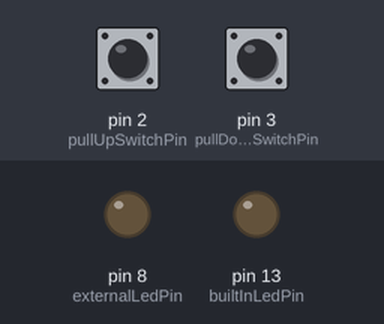
Recording of a sketch running on a simulated Arduino Uno, built with avr-gcc and run on an emulated ATmega328P. Shown: output pins drawn as LEDs (lit = HIGH). The inputs (shaded band) are chosen by the test bench; at power-on: pin 2 (pullUpSwitchPin) HIGH, pin 3 (pullDownSwitchPin) LOW.

Above: at 1.2 s.
1.3 s: pin 2 (pullUpSwitchPin) pulled LOW for 0.15 s
At 1.37 s:
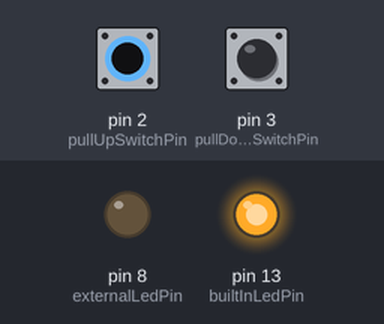
2.9 s: pin 3 (pullDownSwitchPin) pulled HIGH for 0.15 s
At 2.97 s:
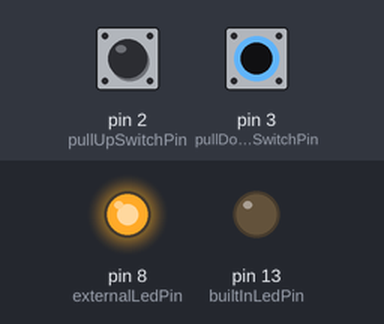
4.5 s: pin 3 (pullDownSwitchPin) pulled HIGH for 3.2 s
At 8.1 s:
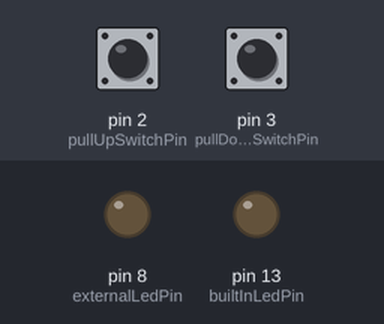
9.2 s: pin 2 (pullUpSwitchPin) pulled LOW for 3.2 s
At 10.5 s:
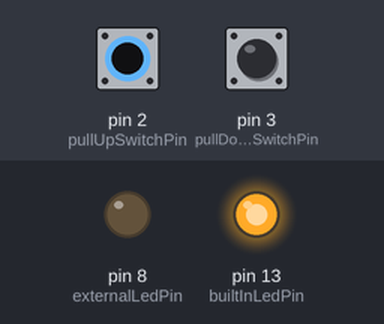
13.9 s: pin 2 (pullUpSwitchPin) driven LOW and pin 3 (pullDownSwitchPin) driven HIGH
At 15.3 s:
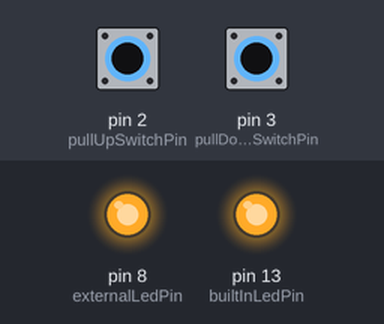
Timing chart, 0 to 16.4 s (numbered marks = the images above; inputs shaded):
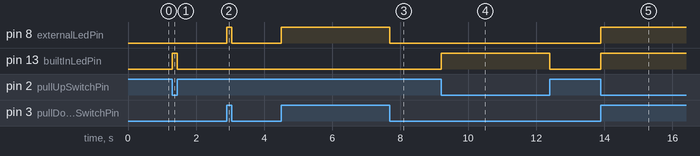

Measured:
- after the input at 1.3 s, pin 13 (builtInLedPin): LOW → HIGH at once, → LOW 0.15 s later
- after the input at 2.9 s, pin 8 (externalLedPin): LOW → HIGH at once, → LOW 0.15 s later
- after the input at 4.5 s, pin 8 (externalLedPin): LOW → HIGH at once, → LOW 3.2 s later
- after the input at 9.2 s, pin 13 (builtInLedPin): LOW → HIGH at once, → LOW 3.2 s later
- after the input at 13.9 s, pin 8 (externalLedPin), pin 13 (builtInLedPin): LOW → HIGH at once

The sketch:

Input_PullUp_PullDown.ino
```cpp
const int pullUpSwitchPin = 2;  // Pin for the pull-up switch
const int pullDownSwitchPin = 3; // Pin for the pull-down switch
const int builtInLedPin = 13;   // Built-in LED pin
const int externalLedPin = 8;   // Pin for the external LED

void setup() {
  // Configure the pins
  pinMode(pullUpSwitchPin, INPUT_PULLUP); // Pull-up switch
  pinMode(pullDownSwitchPin, INPUT);     // Pull-down switch
  pinMode(builtInLedPin, OUTPUT);        // Built-in LED
  pinMode(externalLedPin, OUTPUT);       // External LED
}

void loop() {
  // Read states of the switches
  int pullUpSwitchState = digitalRead(pullUpSwitchPin);    // LOW when pressed
  int pullDownSwitchState = digitalRead(pullDownSwitchPin); // HIGH when pressed

  // Control the built-in LED with the pull-up switch
  if (pullUpSwitchState == LOW) {  // Pull-up switch pressed
    digitalWrite(builtInLedPin, HIGH);
  } else {
    digitalWrite(builtInLedPin, LOW);
  }

  // Control the external LED with the pull-down switch
  if (pullDownSwitchState == HIGH) { // Pull-down switch pressed
    digitalWrite(externalLedPin, HIGH);
  } else {
    digitalWrite(externalLedPin, LOW);
  }
}
```
